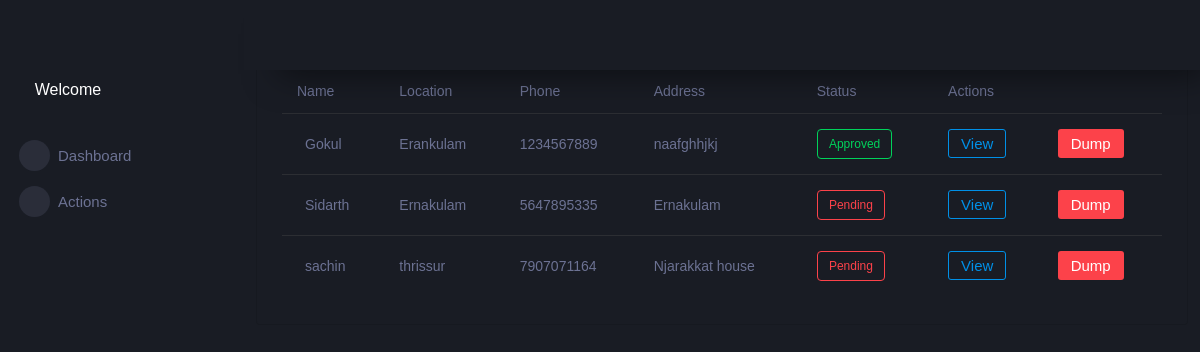
The app's page /AdminSide/StaffList/, older data.
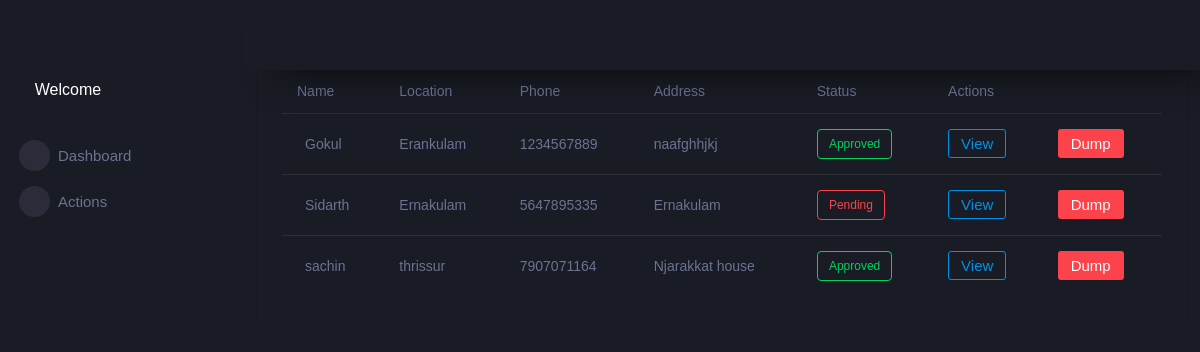
The same page, newer data.
### AdminSide/models.py (models this page shows, shortened)
class StaffDB(models.Model):
    STATUS = [
        ('Pending', 'Pending'),
        ('Approved', 'Approved'),
        ('Rejected', 'Rejected'),
    ]
    Staff_Name=models.CharField(max_length=60,null=True,blank=True)
    Location=models.CharField(max_length=60,null=True,blank=True)
    Phone=models.CharField(max_length=20,null=True,blank=True)
    Address=models.CharField(max_length=90,null=True,blank=True)
    Password=models.CharField(max_length=20,null=True,blank=True)
    Is_Verified=models.CharField(default="Pending",null=True,blank=True,choices=STATUS,max_length=100)
    Leave_Message=models.CharField(max_length=200,null=True,blank=True)

### AdminSide/views.py (the view)
# urls.py: path('StaffList/',views.StaffList,name="StaffList"),
def StaffList(req):
    x=StaffDB.objects.all()
    return render(req,"Staff List.html",{'x':x})

### AdminSide/templates/Staff List.html
{% extends 'Index.html' %}
{% block content %}
<div class="col-12 grid-margin">
  <div class="card">
    <div class="card-body">
      <h4 class="card-title">Order Status</h4>
      <div class="table-responsive">
        <table class="table">
          <thead>
            <tr>
              <th>Name</th>
              <th>Location</th>
              <th> Phone </th>
              <th> Address </th>
              <th> Status </th>
              <th> Actions </th>
            </tr>
          </thead>
          <tbody>
            {% for i in x %}
            <tr>
              <td>
                <span class="pl-2">{{i.Staff_Name}}</span>
              </td>
              <td> {{i.Location}} </td>
              <td> {{i.Phone}} </td>
              <td> {{i.Address}} </td>
              <td>
                {% if i.Is_Verified == 'Approved' %}
                <div class="badge badge-outline-success">{{i.Is_Verified}}</div>
            {% elif i.Is_Verified == 'Pending' %}
                <div class="badge badge-outline-danger">{{i.Is_Verified}}</div>
            {% else %}
                <div class="badge badge-outline-warning">{{i.Is_Verified}}</div>
            {% endif %}
          </td>
              <td>
                <a href="{% url 'Single_Staff' dataid=i.id %}" class="btn btn-outline-primary">View</a>
              </td>
              <td>
                <a href="{% url 'Delete_Staff' dataid=i.id %}" class="btn badge-danger">Dump</a>
              </td>
            </tr>
            {% endfor %}
          </tbody>
        </table>
      </div>
    </div>
  </div>
</div>
{% endblock %}

Row changes from the older to the newer data that the page shows:
changed StaffDB "sachin": Is_Verified "Pending" → "Approved"
